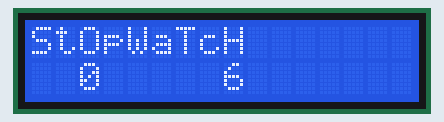
This sketch was run on a simulated Arduino Uno, built with avr-gcc and run on an emulated ATmega328P. On the bench: 16×2 character LCD.

Above: at 0.21 s.
At 4.84 s:
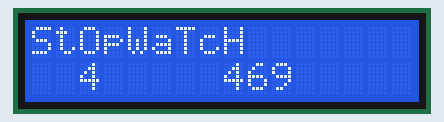
At 9.79 s:
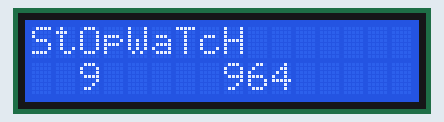
At 19.62 s:
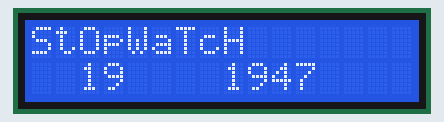
At 29.46 s:
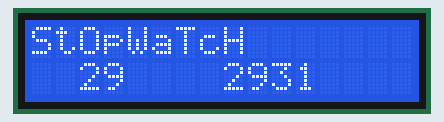
At 39.32 s:
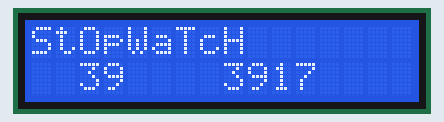

The sketch:

Crazy_Stopwatch.ino
```cpp
#include <LiquidCrystal.h>
LiquidCrystal lcd(12, 11, 5, 4, 3, 2);
void setup()

{
  lcd.begin(16, 2);


  lcd.print("StOpWaTcH");
}

void loop()

{

  lcd.setCursor(2, 1);
  lcd.print(millis() / 1000);
  lcd.setCursor(8,1);
  lcd.print(millis()/10);


  }
```
